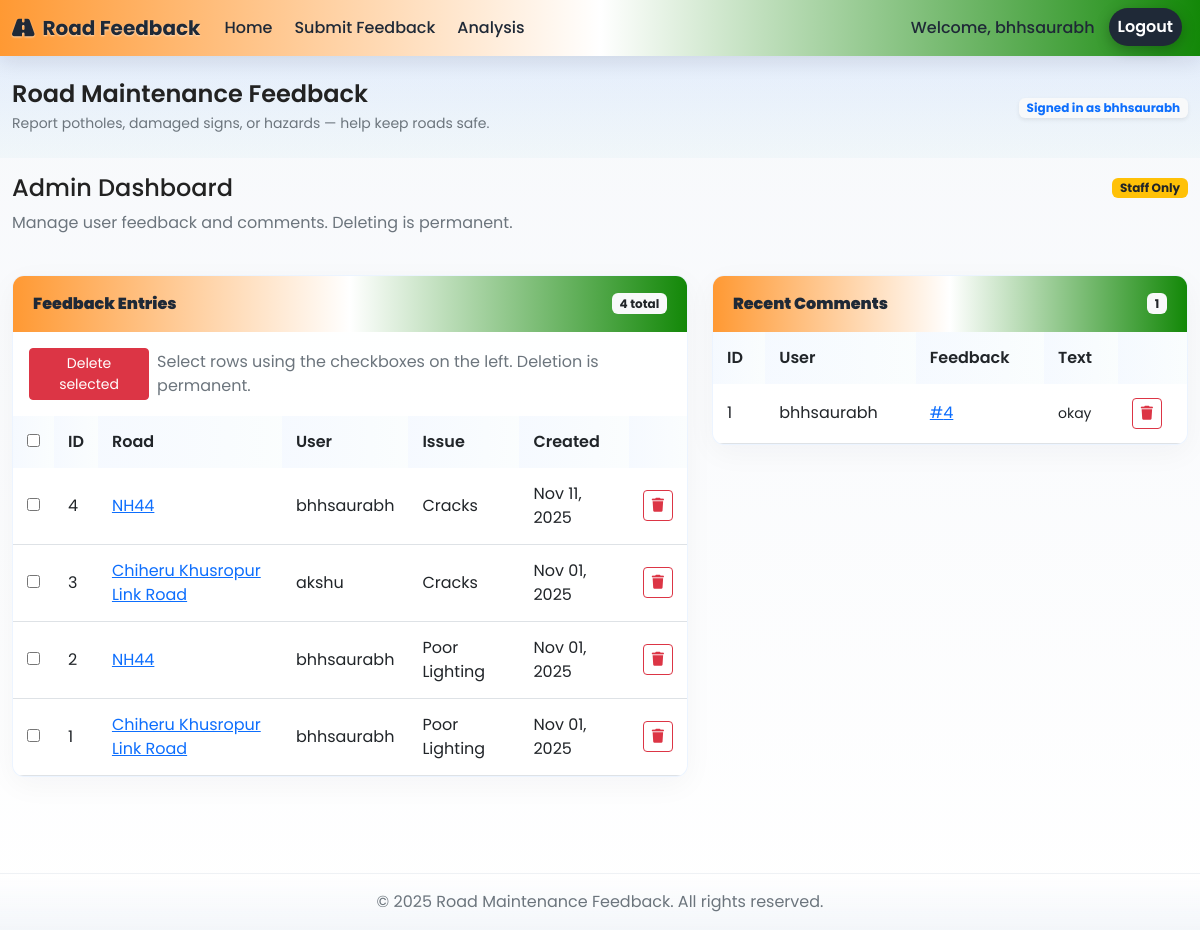
The page /reports/admin-dashboard/ (signed in) on the database its author committed.
### reports/models.py (models this page shows, shortened)
class RoadFeedback(models.Model):
    CONDITION_CHOICES = [
        ('excellent', 'Excellent'),
        ('good', 'Good'),
        ('fair', 'Fair'),
        ('poor', 'Poor'),
        ('very_poor', 'Very Poor'),
    ]
    ISSUE_TYPES = [
        ('pothole', 'Potholes'),
        ('cracks', 'Cracks'),
        ('drainage', 'Drainage Issues'),
        ('signs', 'Missing/Damaged Signs'),
        ('lighting', 'Poor Lighting'),
        ('other', 'Other'),
    ]
    user = models.ForeignKey(User, on_delete=models.CASCADE)
    road_name = models.CharField(max_length=255)
    location = models.CharField(max_length=255)
    latitude = models.FloatField()
    longitude = models.FloatField()
    state = models.CharField(max_length=100)
    city = models.CharField(max_length=100)
    condition = models.CharField(max_length=20, choices=CONDITION_CHOICES)
    issue_type = models.CharField(max_length=20, choices=ISSUE_TYPES)
    description = models.TextField()
    image = models.ImageField(upload_to='road_images/', null=True, blank=True)
    created_at = models.DateTimeField(auto_now_add=True)
    updated_at = models.DateTimeField(auto_now=True)
    class Meta:
        ordering = ['-created_at']

class Comment(models.Model):
    feedback = models.ForeignKey(RoadFeedback, related_name='comments', on_delete=models.CASCADE)
    user = models.ForeignKey(User, on_delete=models.CASCADE)
    text = models.TextField(max_length=1000)
    created_at = models.DateTimeField(auto_now_add=True)
    updated_at = models.DateTimeField(auto_now=True)
    class Meta:
        ordering = ['created_at']  # oldest first for conversational flow

### reports/views.py (the view)
# urls.py: path('admin-dashboard/', views.admin_dashboard, name='admin_dashboard'),
@user_passes_test(staff_check)
def admin_dashboard(request):
    feedbacks = RoadFeedback.objects.all().select_related('user')
    comments = Comment.objects.all().select_related('user', 'feedback')
    return render(request, 'reports/admin_dashboard.html', {
        'feedbacks': feedbacks,
        'comments': comments,
    })

### reports/views.py (called while the page is built)
def staff_check(user):
    return user.is_active and user.is_staff

### reports/templates/reports/admin_dashboard.html (shortened to what this page needs)
{% extends 'base.html' %}
{% block content %}
<div class="row mb-4">
  <div class="col-12">
    <div class="d-flex align-items-center justify-content-between flex-wrap gap-2">
      <h4 class="mb-0">Admin Dashboard</h4>
      <span class="badge bg-warning text-dark">Staff Only</span>
    </div>
    <p class="text-muted mt-2">Manage user feedback and comments. Deleting is permanent.</p>
  </div>
</div>
<div class="row">
    <div class="col-lg-7 mb-4">
    <div class="card mb-4">
      <div class="card-header d-flex justify-content-between align-items-center">
        <strong>Feedback Entries</strong>
        <span class="badge bg-light text-dark">{{ feedbacks|length }} total</span>
      </div>
      <div class="card-body p-0">
        <div class="table-responsive">
          <form method="post" id="bulk-delete-form" action="{% url 'reports:bulk_delete_feedback' %}">
            <div class="d-flex align-items-center p-3 gap-2">
              <div>
                <button type="submit" class="btn btn-sm btn-danger" id="bulk-delete-btn">Delete selected</button>
              </div>
              <div class="text-muted">Select rows using the checkboxes on the left. Deletion is permanent.</div>
            </div>
            <table class="table mb-0 align-middle">
              <thead>
                <tr>
                  <th style="width:36px;"><input type="checkbox" id="select-all-feedback"></th>
                  <th>ID</th>
                  <th>Road</th>
                  <th>User</th>
                  <th>Issue</th>
                  <th>Created</th>
                  <th></th>
                </tr>
              </thead>
              <tbody>
                {% for f in feedbacks %}
                <tr>
                  <td><input type="checkbox" name="selected_feedback" value="{{ f.id }}" class="select-feedback"></td>
                  <td>{{ f.id }}</td>
                  <td><a href="{% url 'reports:feedback_detail' f.id %}">{{ f.road_name }}</a></td>
                  <td>{{ f.user.username }}</td>
                  <td>{{ f.get_issue_type_display }}</td>
                  <td>{{ f.created_at|date:'M d, Y' }}</td>
                  <td>
                    <form method="post" action="{% url 'reports:delete_feedback' f.id %}" onsubmit="return confirm('Delete feedback #{{ f.id }}?');">
                      <button class="btn btn-sm btn-outline-danger"><i class="fa fa-trash"></i></button>
                    </form>
                  </td>
                </tr>
                {% empty %}
                <tr><td colspan="7" class="text-muted text-center py-4">No feedback yet.</td></tr>
                {% endfor %}
              </tbody>
            </table>
          </form>
        </div>
      </div>
    </div>
  </div>
  <div class="col-lg-5 mb-4">
    <div class="card mb-4">
      <div class="card-header d-flex justify-content-between align-items-center">
        <strong>Recent Comments</strong>
        <span class="badge bg-light text-dark">{{ comments|length }}</span>
      </div>
      <div class="card-body p-0">
        <div class="table-responsive" style="max-height:400px; overflow-y:auto;">
          <table class="table mb-0">
            <thead>
              <tr>
                <th>ID</th>
                <th>User</th>
                <th>Feedback</th>
                <th>Text</th>
                <th></th>
              </tr>
            </thead>
            <tbody>
              {% for c in comments %}
              <tr>
                <td>{{ c.id }}</td>
                <td>{{ c.user.username }}</td>
                <td><a href="{% url 'reports:feedback_detail' c.feedback.id %}">#{{ c.feedback.id }}</a></td>
                <td style="max-width:220px;">
                  <small>{{ c.text|truncatechars:80 }}</small>
                </td>
                <td>
                  <form method="post" action="{% url 'reports:delete_comment' c.id %}" onsubmit="return confirm('Delete comment #{{ c.id }}?');">
                    <button class="btn btn-sm btn-outline-danger"><i class="fa fa-trash"></i></button>
                  </form>
                </td>
              </tr>
              {% empty %}
              <tr><td colspan="5" class="text-muted text-center py-4">No comments yet.</td></tr>
              {% endfor %}
            </tbody>
          </table>
        </div>
      </div>
    </div>
  </div>
</div>
{% endblock %}

### templates/base.html (shortened to what this page needs)
<!DOCTYPE html>
<html lang="en">
<head>
    <link href="https://cdn.jsdelivr.net/npm/bootstrap@5.2.3/dist/css/bootstrap.min.css" rel="stylesheet">
    <link href="https://cdnjs.cloudflare.com/ajax/libs/font-awesome/6.5.0/css/all.min.css" rel="stylesheet">
    <link href="/static/css/custom.css" rel="stylesheet">
</head>
<body>
    <nav class="navbar navbar-expand-lg navbar-dark bg-primary">
        <div class="container">
            <a class="navbar-brand" href="{% url 'reports:dashboard' %}">
                <i class="fas fa-road me-2"></i>Road Feedback
            </a>
            <div class="collapse navbar-collapse" id="navbarNav">
                <ul class="navbar-nav me-auto">
                    <li class="nav-item">
                        <a class="nav-link" href="{% url 'reports:dashboard' %}">Home</a>
                    </li>
                    {% if user.is_authenticated %}
                    <li class="nav-item">
                        <a class="nav-link" href="{% url 'reports:submit_feedback' %}">Submit Feedback</a>
                    </li>
                    <li class="nav-item">
                        <a class="nav-link" href="{% url 'reports:feedback_analysis' %}">Analysis</a>
                    </li>
                    {% endif %}
                </ul>
                <ul class="navbar-nav">
                    {% if user.is_authenticated %}
                    <li class="nav-item">
                        <span class="nav-link">Welcome, {{ user.username }}</span>
                    </li>
                    <li class="nav-item">
                        <form method="post" action="{% url 'reports:logout' %}" class="d-inline">
                            <button type="submit" class="nav-link btn btn-link">Logout</button>
                        </form>
                    </li>
                    {% endif %}
                </ul>
            </div>
        </div>
    </nav>
    <section class="site-hero py-4">
        <div class="container">
            <div class="d-flex align-items-center justify-content-between">
                <div>
                    <h1 class="h4 mb-1">Road Maintenance Feedback</h1>
                    <p class="mb-0 text-muted small">Report potholes, damaged signs, or hazards — help keep roads safe.</p>
                </div>
                <div class="d-none d-md-block">
                    {% if user.is_authenticated %}
                    <span class="badge bg-light text-primary shadow-sm">Signed in as {{ user.username }}</span>
                    {% endif %}
                </div>
            </div>
        </div>
    </section>
    <div class="container mt-3">
        {% block content %}
        {% endblock %}
    </div>
    <footer class="footer bg-light mt-5 py-3">
        <div class="container text-center">
            <span class="text-muted">© 2025 Road Maintenance Feedback. All rights reserved.</span>
        </div>
    </footer>
</body>
</html>

### static/css/custom.css (style rules this page uses)
:root { --primary:#0d6efd; --primary-600:#0b5ed7; --accent:#17a2b8; --bg:#f6f8fb; --card-bg: rgba(255,255,255,0.85); --glass-border: rgba(13,110,253,0.08); --muted: #6c757d; --radius: 12px; --saffron:#FF9933; --india-green:#138808; }
body { font-family: 'Poppins', system-ui, -apple-system, 'Segoe UI', Roboto, 'Helvetica Neue', Arial; background: linear-gradient(180deg, var(--bg) 0%, #ffffff 100%); color: #222; min-height:100vh; display:flex; flex-direction:column; }
.container { max-width:1200px; }
.navbar { background: linear-gradient(90deg, var(--saffron) 0%, #ffffff 50%, var(--india-green) 100%); box-shadow: 0 6px 20px rgba(17,24,39,0.10); }
.navbar-brand { font-weight:700; color:#1f2937 !important; text-shadow:0 1px 2px rgba(255,255,255,0.6); }
.navbar .nav-link { color:#1f2937 !important; font-weight:500; margin-right:6px; }
.nav-link.btn-link { background:#1f2937; color:#fff !important; border-radius:24px; padding:6px 16px; font-weight:600; box-shadow:0 4px 14px rgba(0,0,0,0.25); }
.site-hero { background: linear-gradient(180deg, rgba(13,110,253,0.08), rgba(23,162,184,0.03)); }
.site-hero h1 { font-weight:600; }
.card { background: var(--card-bg); border-radius: var(--radius); border: 1px solid var(--glass-border); box-shadow: 0 8px 30px rgba(17,24,39,0.04); overflow:hidden; }
.card-header { background:linear-gradient(90deg,var(--saffron),#ffffff 50%,var(--india-green)); border-bottom:none; padding:16px 20px; color:#1f2937; font-weight:600; }
.card-body { padding:18px; }
.table thead th { background: linear-gradient(90deg, rgba(13,110,253,0.04), rgba(23,162,184,0.02)); border-bottom: none; font-weight:600; }
.table td, .table th { vertical-align:middle; padding:14px; }
.footer { background: linear-gradient(180deg, #ffffff, rgba(13,110,253,0.02)); padding:24px 0; margin-top:auto; border-top:1px solid rgba(17,24,39,0.02); }

### rows shown on the page
RoadFeedback: id "4", road_name "NH44", user.username "bhhsaurabh", issue_type "Cracks", created_at "Nov 11, 2025"
RoadFeedback: id "3", road_name "Chiheru Khusropur Link Road", user.username "akshu", issue_type "Cracks", created_at "Nov 01, 2025"
RoadFeedback: id "2", road_name "NH44", user.username "bhhsaurabh", issue_type "Poor Lighting", created_at "Nov 01, 2025"
RoadFeedback: id "1", road_name "Chiheru Khusropur Link Road", user.username "bhhsaurabh", issue_type "Poor Lighting", created_at "Nov 01, 2025"
Comment: id "1", user.username "bhhsaurabh", feedback.id "4", text "okay"

### other values the page prints
{{ user.username }} "bhhsaurabh"
{{ feedbacks|length }} "4"
{{ comments|length }} "1"
